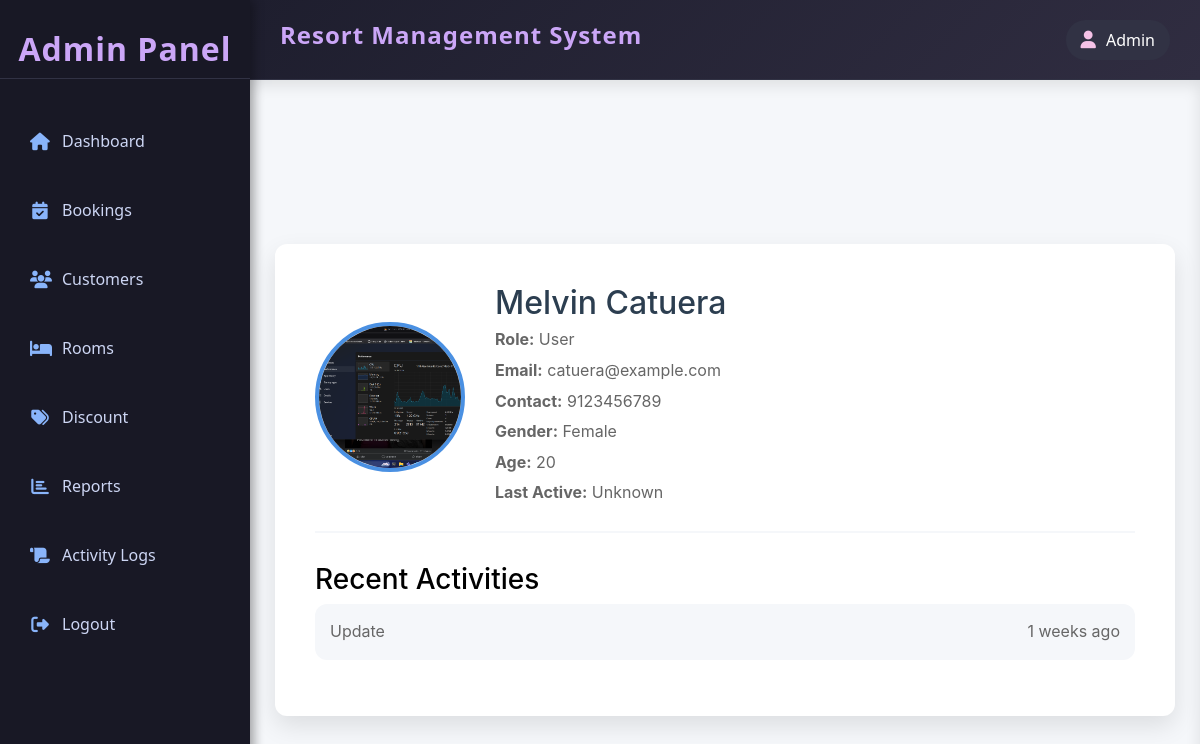
Before: /admin/customer/view.php?id=12 (signed in) with the older database file.
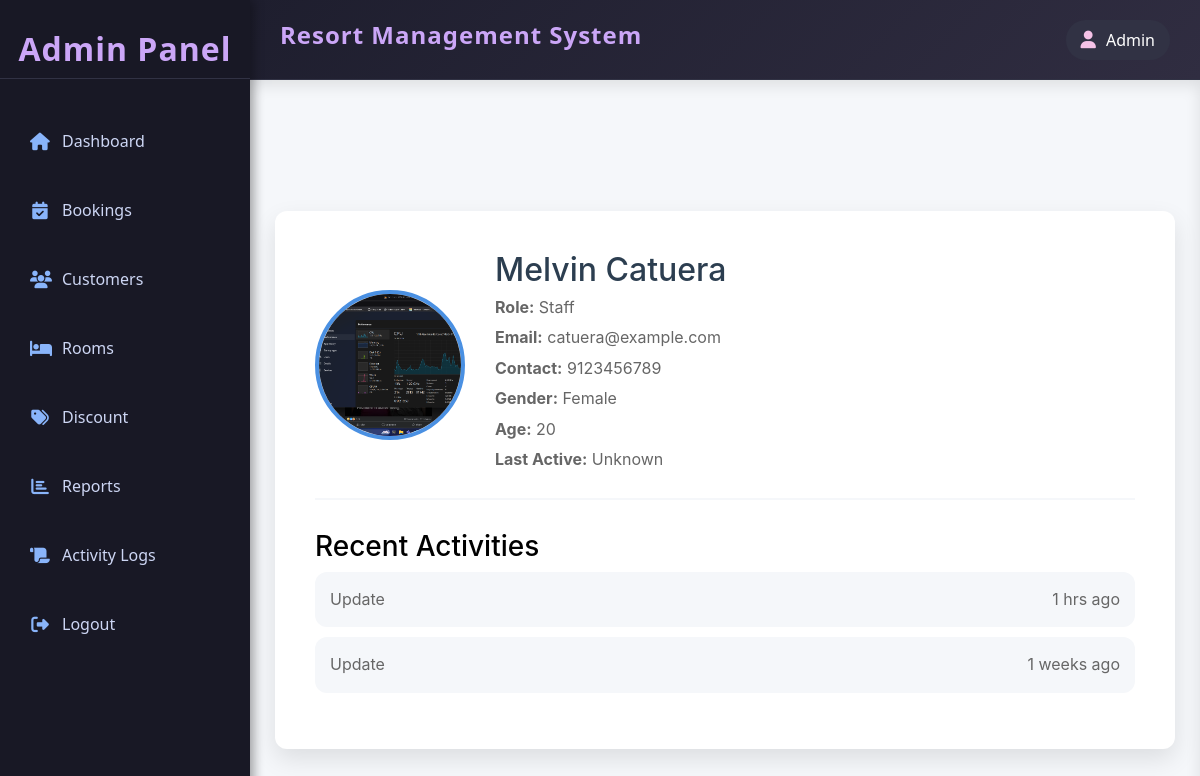
After: the same page with the newer database file.
### tables this page shows
CREATE TABLE IF NOT EXISTS `user` (
  `user_id` int(11) NOT NULL AUTO_INCREMENT,
  `account_id` int(11) NOT NULL,
  `fname` varchar(50) NOT NULL,
  `lname` varchar(50) NOT NULL,
  `age` int(11) NOT NULL,
  `gender` enum('male','female') NOT NULL,
  `contact` varchar(15) NOT NULL,
  `profile_img` varchar(255) NOT NULL,
  PRIMARY KEY (`user_id`),
  UNIQUE KEY `name` (`fname`),
  UNIQUE KEY `contact` (`contact`),
  KEY `user_account_fk` (`account_id`),
  KEY `unique_fullname` (`fname`,`lname`)
);

CREATE TABLE IF NOT EXISTS `account` (
  `account_id` int(11) NOT NULL AUTO_INCREMENT,
  `username` varchar(50) NOT NULL,
  `password` varchar(50) NOT NULL,
  `role` enum('user','admin','staff') NOT NULL,
  `last_active` datetime DEFAULT NULL,
  `created_at` timestamp NOT NULL DEFAULT current_timestamp(),
  `updated_at` timestamp NULL DEFAULT NULL,
  `deleted_at` datetime DEFAULT NULL,
  PRIMARY KEY (`account_id`)
);

CREATE TABLE IF NOT EXISTS `account_notification` (
  `cnotif_id` int(11) NOT NULL AUTO_INCREMENT,
  `account_id` int(11) NOT NULL,
  `account_notification` enum('create','update') NOT NULL,
  `Date` datetime NOT NULL DEFAULT current_timestamp(),
  PRIMARY KEY (`cnotif_id`),
  KEY `account_notification_fk` (`account_id`)
);

### admin/customer/view.php (the view, shortened to what this page needs)
<?php
include('../../resources/database/config.php');
include ('../includes/template.php');
$id = $_GET['id'];
$sql1 = "SELECT * FROM user INNER JOIN account USING(account_id) WHERE account_id=?";
$stmt1 = mysqli_prepare($conn, $sql1);
mysqli_stmt_bind_param($stmt1, 'i', $id);
mysqli_stmt_execute($stmt1);
$result1 = mysqli_stmt_get_result($stmt1);
$user = mysqli_fetch_assoc($result1);
$sql2 = "SELECT * FROM account_notification WHERE account_id=? ORDER BY Date DESC";
$stmt2 = mysqli_prepare($conn, $sql2);
mysqli_stmt_bind_param($stmt2, 'i', $id);
mysqli_stmt_execute($stmt2);
$result2 = mysqli_stmt_get_result($stmt2);
$activities = mysqli_fetch_all($result2, MYSQLI_ASSOC);
function timeAgo($datetime) {
    $timestamp = strtotime($datetime);
    if (!$timestamp || $timestamp == 0) {
        return "Unknown";
    }
    $current_time = time();
    $diff = $current_time - $timestamp;
    if ($diff < 60) {
        return "just now";
    } elseif ($diff < 3600) {
        return floor($diff / 60) . " mins ago";
    } elseif ($diff < 86400) {
        return floor($diff / 3600) . " hrs ago";
    } elseif ($diff < 7 * 86400) {
        return floor($diff / 86400) . " days ago";
    } elseif ($diff < 30 * 86400) {
        return floor($diff / (7 * 86400)) . " weeks ago";
    } elseif ($diff < 365 * 86400) {
        return floor($diff / (30 * 86400)) . " months ago";
    } else {
        return floor($diff / (365 * 86400)) . " years ago";
    }
}
?>
<!DOCTYPE html>
<html lang="en">
<head>
    <link rel="stylesheet" href="https://cdn.jsdelivr.net/npm/bootstrap@5.3.0/dist/css/bootstrap.min.css">
    <link rel="stylesheet" href="https://cdnjs.cloudflare.com/ajax/libs/font-awesome/6.4.2/css/all.min.css">
</head>
<body>
    <div class="content">
        <div class="profile-container">
            <div class="profile-header">
                <div class="profile-photo-container">
                    <img src="../../resources/assets/images/<?php echo $user['profile_img']; ?>" alt="Profile Photo" class="profile-photo">
                </div>
                <div class="profile-info">
                    <h2><?php echo $user['fname'] . " " . $user['lname']; ?></h2>
                    <p><strong>Role:</strong> <?php echo ucfirst($user['role']); ?></p>
                    <p><strong>Email:</strong> <?php echo $user['username']; ?></p>
                    <p><strong>Contact:</strong> <?php echo $user['contact']; ?></p>
                    <p><strong>Gender:</strong> <?php echo ucfirst($user['gender']); ?></p>
                    <p><strong>Age:</strong> <?php echo $user['age']; ?></p>
                    <p><strong>Last Active:</strong> <?php echo timeAgo($user['last_active']); ?></p>
                </div>
            </div>
            <h3>Recent Activities</h3>
            <ul class="activity-list">
                <?php foreach ($activities as $activity): ?>
                    <li>
                        <span><?php echo ucfirst($activity['account_notification']); ?></span>
                        <span><?php echo timeAgo($activity['Date']); ?></span>
                    </li>
                <?php endforeach; ?>
            </ul>
        </div>
    </div>
</body>
</html>

Changed rows visible on the page:
changed through a linked row, user "Melvin": account.role "User" → "Staff"
added account_notification: account_notification "Update", Date "1 hrs ago"
